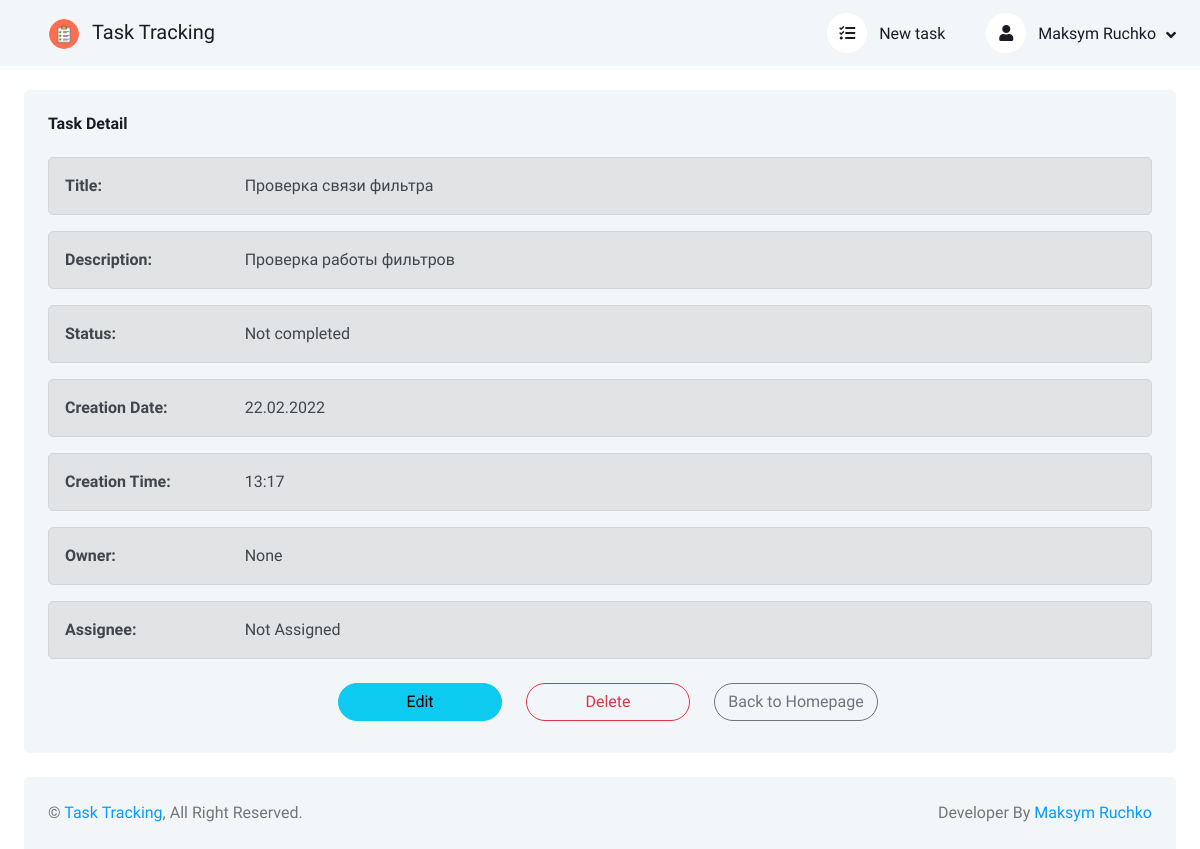
Page /task-8/ (signed in) on the earlier database version.
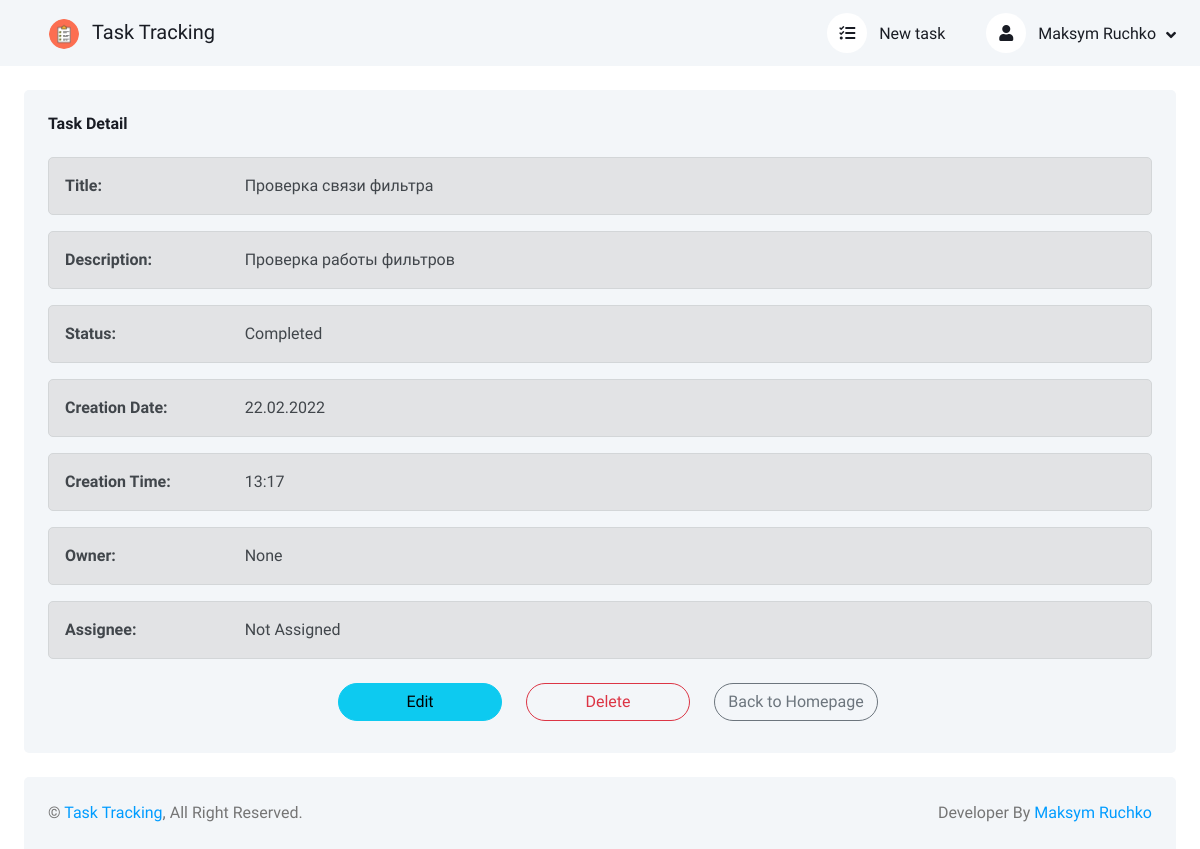
Same page on the later database version.
### tasks/models.py (models this page shows, shortened)
class Task(models.Model):
    NOT_COMPLETED = 'Not completed'
    COMPLETED = 'Сompleted'
    title = models.CharField('Title', max_length=150)
    description = models.TextField('Description')
    status = models.CharField(
        'Status',
        choices=[('not-completed', NOT_COMPLETED), ('completed', COMPLETED), ],
        max_length=13,
        default='not-completed'
    )
    creation_date = models.DateTimeField('Creation date', auto_now_add=True)
    owner = models.CharField(
        verbose_name='Owner',
        max_length=150,
        blank=True,
        null=True,
    )
    assignee_user = models.ForeignKey(
        get_user_model(),
        verbose_name='Assignee',
        on_delete=models.CASCADE,
        blank=True,
        null=True,
    )
    class Meta:
        verbose_name = 'Task'
        verbose_name_plural = 'Tasks'

### tasks/views.py (the view)
# urls.py: path('task-<int:pk>/', TaskDetailView.as_view(), name='task_detail'),
class TaskDetailView(LoginRequiredMixin, DetailView):
    model = Task
    context_object_name = 'task_detail'
    template_name = 'tasks/task_detail.html'
    login_url = 'login'

### users/models.py (called while the page is built)
    def get_absolute_url(self):
        return reverse('user_detail', kwargs={'pk': str(self.id)})

### tasks/templates/tasks/task_detail.html (shortened to what the changed rows need)
{% extends 'base.html' %}
{% load static %}
{% block content %}
<div class="row g-4">
    <div class="col-sm-12 col-xl-12">
        <div class="bg-light rounded h-100 p-4">
            <div class="alert alert-secondary" role="alert">
                <div class="row g-2">
                    <div class="col-sm-12 col-xl-2">
                        <strong>Title:</strong>
                    </div>
                    <div class="col-sm-12 col-xl-10">
                        {{ task_detail.title }}
                    </div>
                </div>
            </div>
            <div class="alert alert-secondary" role="alert">
                <div class="row g-2">
                    <div class="col-sm-12 col-xl-2">
                        <strong>Description:</strong>
                    </div>
                    <div class="col-sm-12 col-xl-10">
                        {{ task_detail.description }}
                    </div>
                </div>
            </div>
            <div class="alert alert-secondary" role="alert">
                <div class="row g-2">
                    <div class="col-sm-12 col-xl-2">
                        <strong>Status:</strong>
                    </div>
                    <div class="col-sm-12 col-xl-10">
                        {{ task_detail.get_status_display }}
                    </div>
                </div>
            </div>
            <div class="alert alert-secondary" role="alert">
                <div class="row g-2">
                    <div class="col-sm-12 col-xl-2">
                        <strong>Creation Date:</strong>
                    </div>
                    <div class="col-sm-12 col-xl-10">
                        {{ task_detail.creation_date | date:"d.m.Y" }}
                    </div>
                </div>
            </div>
            <div class="alert alert-secondary" role="alert">
                <div class="row g-2">
                    <div class="col-sm-12 col-xl-2">
                        <strong>Creation Time:</strong>
                    </div>
                    <div class="col-sm-12 col-xl-10">
                        {{ task_detail.creation_date | date:"H:i" }}
                    </div>
                </div>
            </div>
            <div class="alert alert-secondary" role="alert">
                <div class="row g-2">
                    <div class="col-sm-12 col-xl-2">
                        <strong>Owner:</strong>
                    </div>
                    <div class="col-sm-12 col-xl-10">
                        {% if not task_detail.owner.first_name and not task_detail.owner.last_name %}
                        {{ task_detail.owner }}
                        {% else %}
                        {{ task_detail.owner.first_name }} {{ task_detail.owner.last_name }}
                        {% endif %}
                    </div>
                </div>
            </div>
        </div>
    </div>
</div>
{% endblock content %}

Differences in the rows shown:
changed Task "Проверка связи фильтра": status "Not completed" → "Сompleted"
